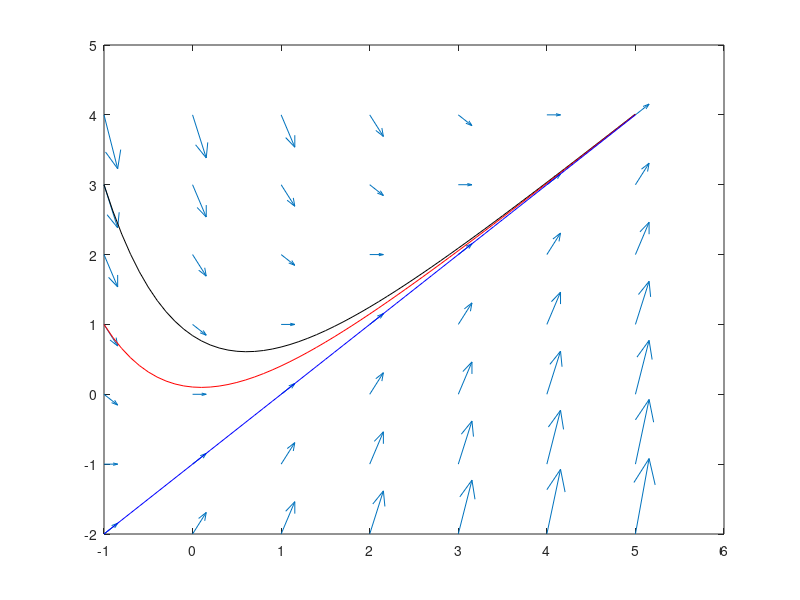

This figure's MATLAB source:
dy = @(t,y) t-y;
[T,Y] = meshgrid(-1:1:5,-2:1:4);
arrowY = dy(T,Y);
arrowT = ones(size(Y));
quiver(T,Y,arrowT,arrowY);
hold on
[t,y] = ode45(@(t,y) t-y,-1:.1:5,3); plot(t,y,'k');
[t,y] = ode45(@(t,y) t-y,-1:.1:5,1); plot(t,y,'r');
[t,y] = ode45(@(t,y) t-y,-1:.1:5,-2); plot(t,y,'b');
hold off